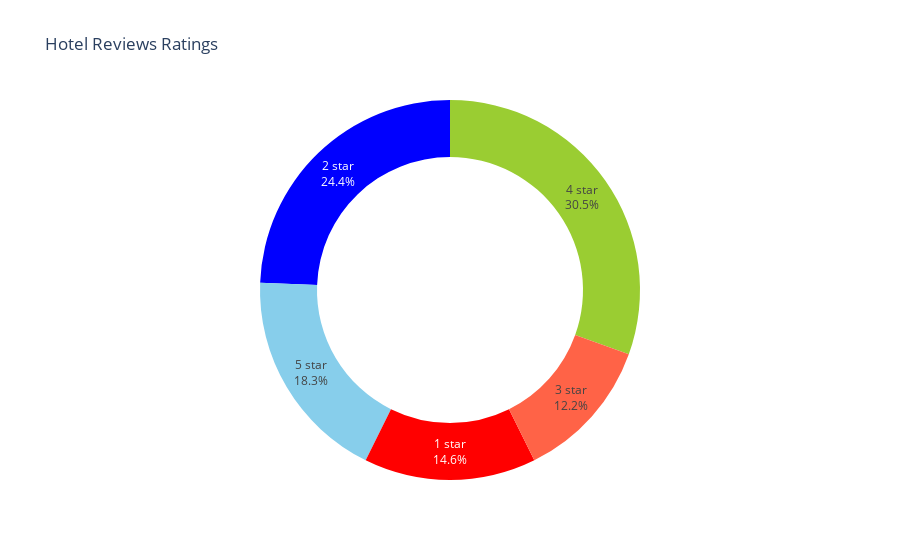

The notebook cell saved with this chart:
### Code cell
numbers = [150, 250, 100, 200, 120]
labels = ['5 star', '4 star', '3 star', '2 star', '1 star']
colors = ["skyblue", "yellowgreen", 'tomato', "blue", "red"]

def plot_pie_chart(labels, numbers, colors):
    fig = px.pie(names=labels, values=numbers, color=labels, color_discrete_sequence=colors,
                 hole=0.7, title="Hotel Reviews Ratings", labels={'names': 'Rating'})
    
    fig.update_traces(textposition='inside', textinfo='percent+label')
    fig.update_layout(showlegend=False)
    
    fig.show()

plot_pie_chart(labels, numbers, colors)

### Figure 1 — Plotly figure (JSON) as saved in the notebook; plotly's stock layout.template omitted (floating-point values rounded to 4 significant figures)
{"data": [{"customdata": [["5 star"], ["4 star"], ["3 star"], ["2 star"], ["1 star"]], "domain": {"x": [0, 1], "y": [0, 1]}, "hole": 0.7, "hovertemplate": "Rating=%{label}<br>value=%{value}<br>color=%{customdata[0]}<extra></extra>", "labels": ["5 star", "4 star", "3 star", "2 star", "1 star"], "legendgroup": "", "marker": {"colors": ["skyblue", "yellowgreen", "tomato", "blue", "red"]}, "name": "", "showlegend": true, "textinfo": "percent+label", "textposition": "inside", "type": "pie", "values": [150, 250, 100, 200, 120]}], "layout": {"legend": {"tracegroupgap": 0}, "piecolorway": ["skyblue", "yellowgreen", "tomato", "blue", "red"], "showlegend": false, "title": {"text": "Hotel Reviews Ratings"}}}
